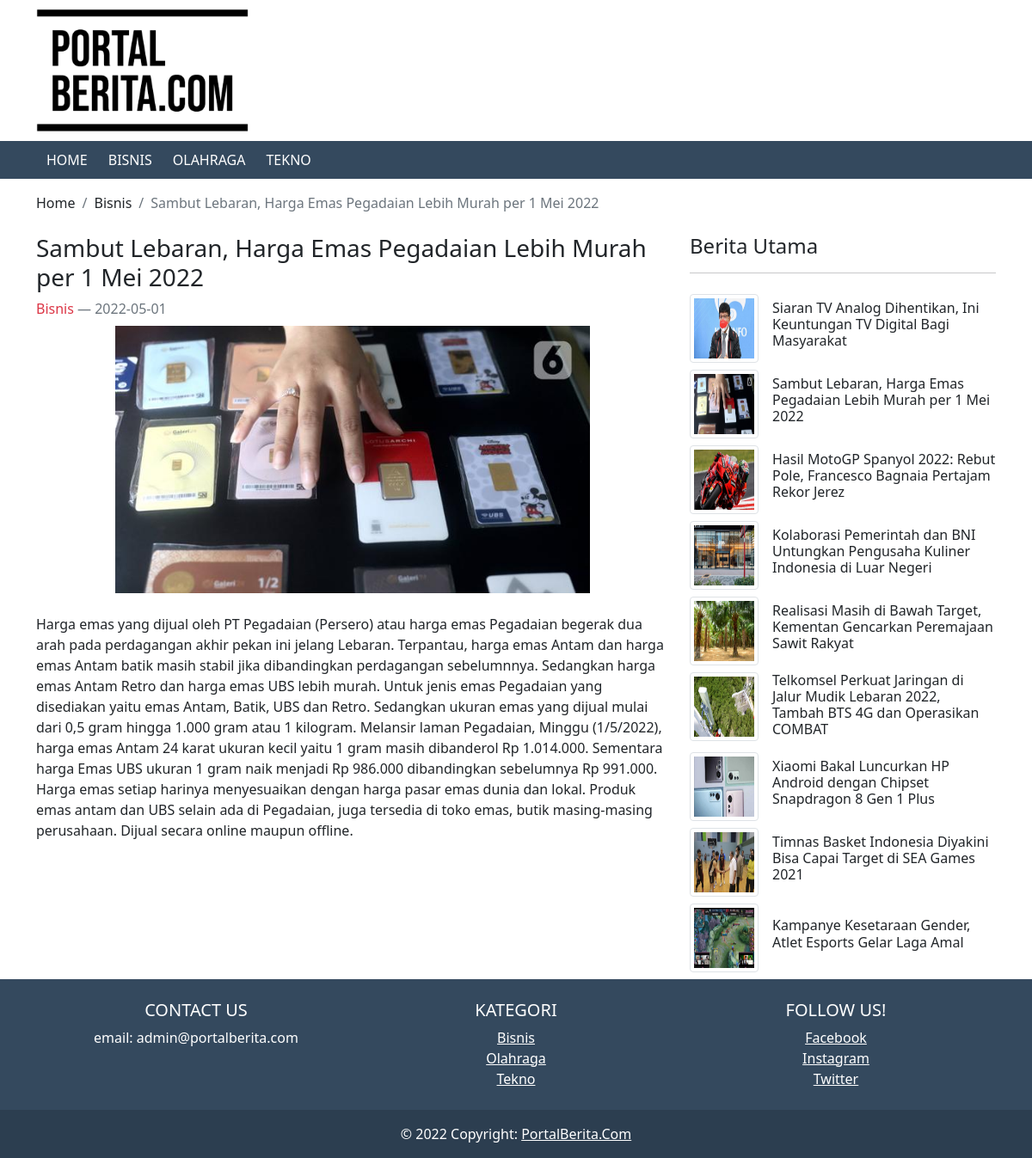
Screenshot of /pages/berita_page.php?id=26 with the database file from the repository.
### tables this page shows
CREATE TABLE `kategori` (
  `id_kategori` int(11) NOT NULL,
  `kategori` varchar(50) NOT NULL
);

CREATE TABLE `berita` (
  `id_berita` int(11) NOT NULL,
  `id_kategori` int(11) NOT NULL,
  `judul` varchar(255) NOT NULL,
  `tanggal` date NOT NULL,
  `isi` text NOT NULL,
  `gambar` varchar(255) NOT NULL
);

### admin/functions.php (called while the page is built, shortened)
<?php
$db = mysqli_connect("localhost", "root", "", "portal_berita");
function query($query)
{
	global $db;
	$result = mysqli_query($db, $query);
	$rows = [];
	while ($row = mysqli_fetch_assoc($result)) {
		$rows[] = $row;
	}
	return $rows;
}

### pages/berita_page.php (the view, shortened to what this page needs)
<?php
require '../admin/functions.php';
$id = $_GET["id"];
$berita = query("SELECT * FROM berita,kategori where berita.id_kategori=kategori.id_kategori and id_berita=$id")[0];
$semua_berita = query("SELECT * FROM berita,kategori where berita.id_kategori=kategori.id_kategori");
?>
<!doctype html>
<html lang="en">
<head>
    <link href="https://cdn.jsdelivr.net/npm/bootstrap@5.0.2/dist/css/bootstrap.min.css" rel="stylesheet">
    <link rel="stylesheet" href="../css/style.css">
</head>
<div class="container">
    <img src="../img/logo.png" alt="" class="logo">
</div>
<nav class="nav-bar sticky-top">
    <ul>
        <div class="container">
            <li><a class="active" href="../">HOME</a></li>
            <li><a href="kategori_page.php?id=5">BISNIS</a></li>
            <li><a href="kategori_page.php?id=6">OLAHRAGA</a></li>
            <li><a href="kategori_page.php?id=7">TEKNO</a></li>
        </div>
    </ul>
</nav>
<div class="container">
    <div class="row">
        <div class="col-md-8 pt-3">
            <nav aria-label="breadcrumb">
                <ol class="breadcrumb flex-nowrap">
                    <li class="breadcrumb-item"><a class="text-dark text-decoration-none" href="../index.php">Home</a></li>
                    <li class="breadcrumb-item text-truncate"><a class="text-dark text-decoration-none"><?php echo $berita["kategori"]; ?></a></li>
                    <li class="breadcrumb-item active text-truncate" aria-current="page"><?php echo $berita["judul"]; ?></li>
                </ol>
            </nav>
            <h3 class="pt-2"><?php echo $berita["judul"]; ?></h3>
            <p class="text-danger d-inline"><?php echo $berita["kategori"]; ?></p>
            <p class="d-inline text-muted">&mdash; <?php echo $berita["tanggal"]; ?></p>
            <?php
            if (!$berita["gambar"]) {
            ?>
            <?php } else { ?>
                <div class="d-flex justify-content-center py-2  ">
                    <img src="../img/<?php echo $berita["gambar"]; ?>" class="h-75 w-75">
                </div>
            <?php } ?>
            <p class="py-3"><?php echo $berita["isi"]; ?></p>
        </div>
        <div class="col-md-4">
            <div class="pt-3 mt-5 pb-2">
                <h4>Berita Utama</h4>
                <hr>
            </div>
            <?php foreach ($semua_berita as $row) : ?>
                <div class="d-flex pb-2">
                    <div class="flex-shrink-0">
                        <img src="../img/<?php echo $row["gambar"]; ?>" style="height: 5rem; width: 5rem;" class="img-thumbnail" alt="..." onerror="this.src='img/logo.png'">
                    </div>
                    <div class="ms-3 d-flex align-items-center">
                        <a href="berita_page.php?id=<?php echo $row["id_berita"]; ?>" class="h6 link-dark d-block text-decoration-none"><?php echo $row["judul"]; ?></a>
                    </div>
                </div>
            <?php endforeach; ?>
        </div>
    </div>
</div>
<footer class="text-center text-white" style="background-color: #34495e;">
    <div class="container p-4">
        <div class="row">
            <div class="col-md-4">
                <h5>CONTACT US</h5>
                <p>email: admin@portalberita.com</p>
            </div>
            <div class="col-md-4">
                <h5 class="text-uppercase">Kategori</h5>
                <ul class="list-unstyled mb-0">
                    <li>
                        <a href="#!" class="text-white">Bisnis</a>
                    </li>
                    <li>
                        <a href="#!" class="text-white">Olahraga</a>
                    </li>
                    <li>
                        <a href="#!" class="text-white">Tekno</a>
                    </li>
                </ul>
            </div>
            <div class="col-md-4">
                <h5 class="text-uppercase">Follow Us!</h5>
                <ul class="list-unstyled mb-0">
                    <li>
                        <a href="#!" class="text-white">Facebook</a>
                    </li>
                    <li>
                        <a href="#!" class="text-white">Instagram</a>
                    </li>
                    <li>
                        <a href="#!" class="text-white">Twitter</a>
                    </li>
                </ul>
            </div>
        </div>
    </div>
    <div class="text-center p-3" style="background-color: #2c3e50;">
        © 2022 Copyright:
        <a class="text-white" href="">PortalBerita.Com</a>
    </div>
</footer>
</body>

### css/style.css (style rules this page uses)
.nav-bar { background-color: #34495e; }
.nav-bar ul { list-style-type: none; margin: 0; padding: 0; overflow:hidden; background-color: #34495e; }
.nav-bar li { float: left; }
.nav-bar li a { display: block; font-weight:500; color: white; text-align: center; padding: 10px 12px; text-decoration: none; }
.logo { height: 9rem; margin-top: 10px; margin-bottom: 10px; }

### rows the page displays
kategori: kategori "Bisnis"
berita: judul "Sambut Lebaran, Harga Emas Pegadaian Lebih Murah per 1 Mei 2022", tanggal "2022-05-01", gambar (picture), isi "Harga emas yang dijual oleh PT Pegadaian (Persero) atau harga emas Pegadaian begerak dua arah pada perdagangan akhir pekan ini jelang Lebaran. Terpantau, harga emas Antam dan harga emas Antam batik masih stabil jika dibandingkan perdagangan sebelumnnya. Sedangkan harga emas Antam Retro dan harga emas UBS lebih murah. Untuk jenis emas Pegadaian yang disediakan yaitu emas Antam, Batik, UBS dan Retro. Sedangkan ukuran emas yang dijual mulai dari 0,5 gram hingga 1.000 gram atau 1 kilogram. Melansir laman Pegadaian, Minggu (1/5/2022), harga emas Antam 24 karat ukuran kecil yaitu 1 gram masih dibanderol Rp 1.014.000. Sementara harga Emas UBS ukuran 1 gram naik menjadi Rp 986.000 dibandingkan…"
berita: gambar (picture), judul "Siaran TV Analog Dihentikan, Ini Keuntungan TV Digital Bagi Masyarakat"
berita: gambar (picture), judul "Hasil MotoGP Spanyol 2022: Rebut Pole, Francesco Bagnaia Pertajam Rekor Jerez"
berita: gambar (picture), judul "Kolaborasi Pemerintah dan BNI Untungkan Pengusaha Kuliner Indonesia di Luar Negeri"
berita: gambar (picture), judul "Realisasi Masih di Bawah Target, Kementan Gencarkan Peremajaan Sawit Rakyat"
berita: gambar (picture), judul "Telkomsel Perkuat Jaringan di Jalur Mudik Lebaran 2022, Tambah BTS 4G dan Operasikan COMBAT"
berita: gambar (picture), judul "Xiaomi Bakal Luncurkan HP Android dengan Chipset Snapdragon 8 Gen 1 Plus"
berita: gambar (picture), judul "Timnas Basket Indonesia Diyakini Bisa Capai Target di SEA Games 2021"
berita: gambar (picture), judul "Kampanye Kesetaraan Gender, Atlet Esports Gelar Laga Amal"
